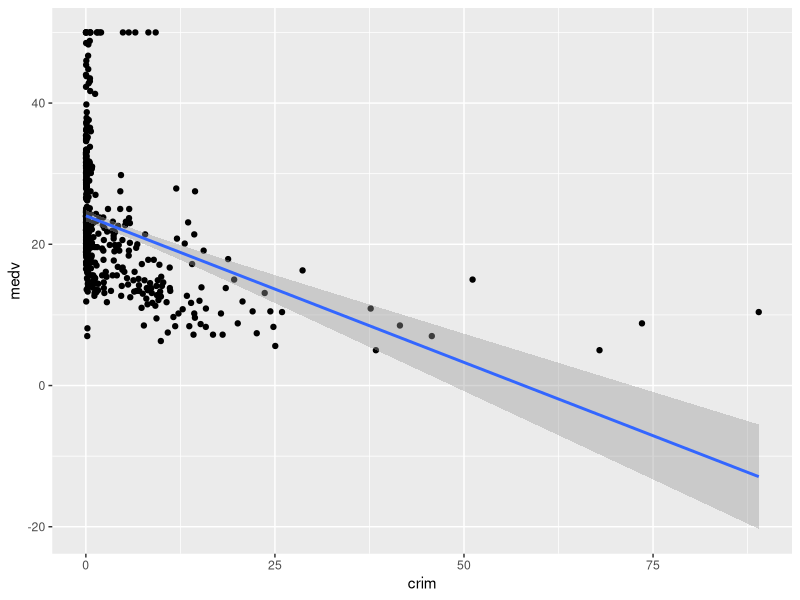
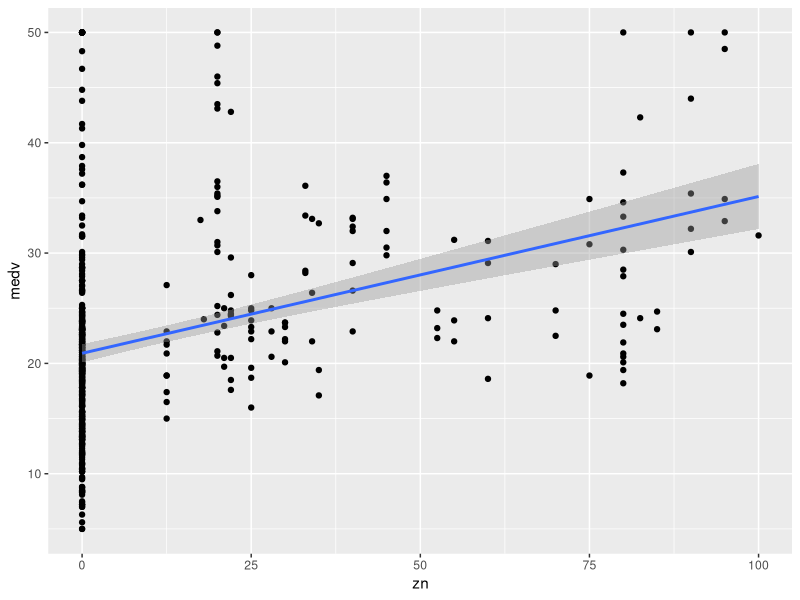
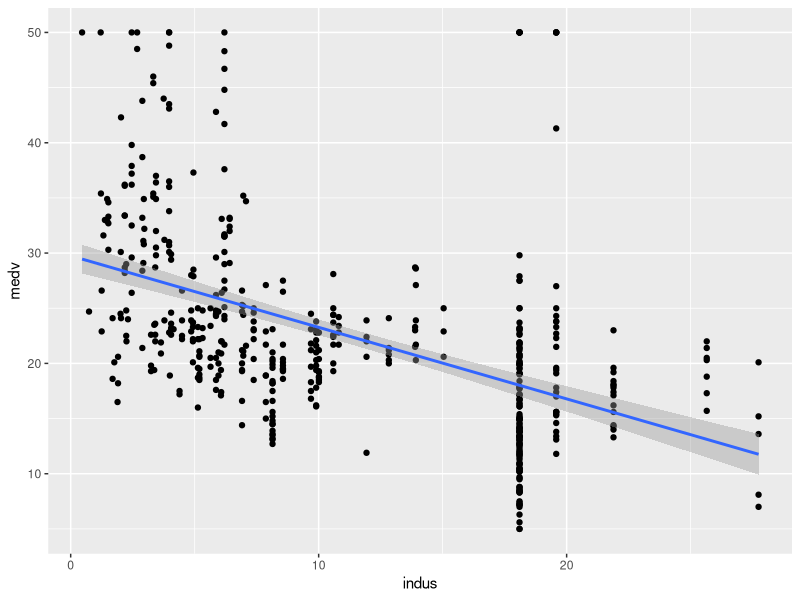
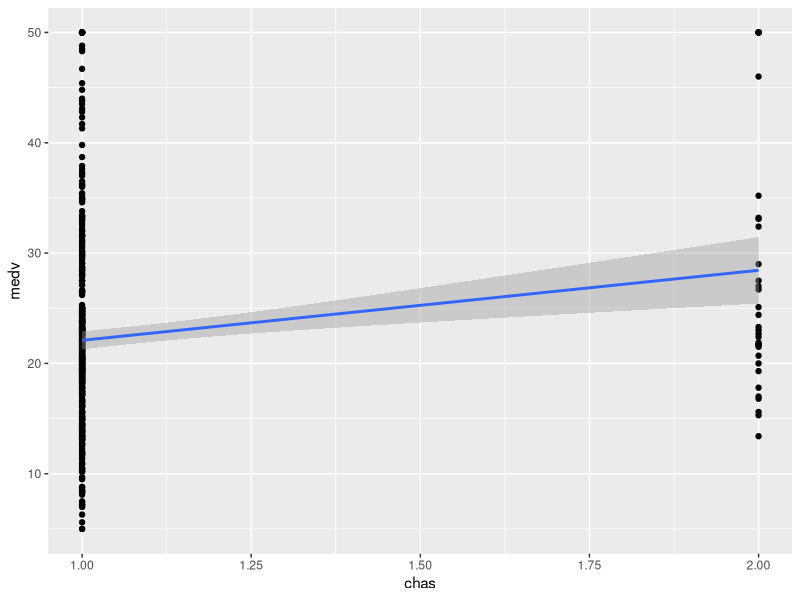
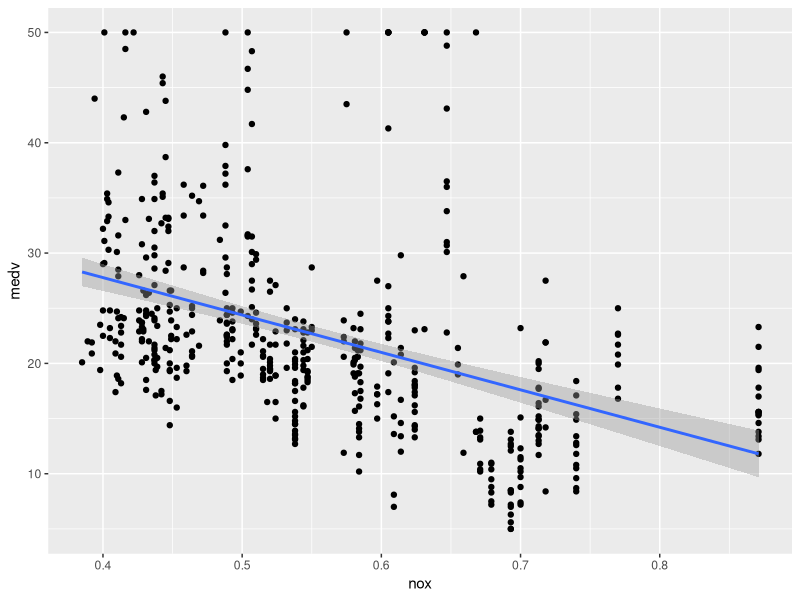
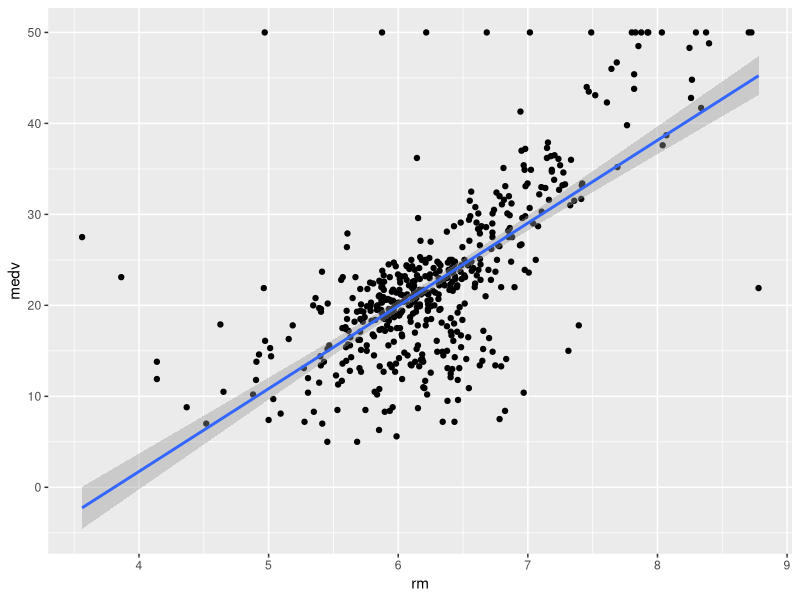
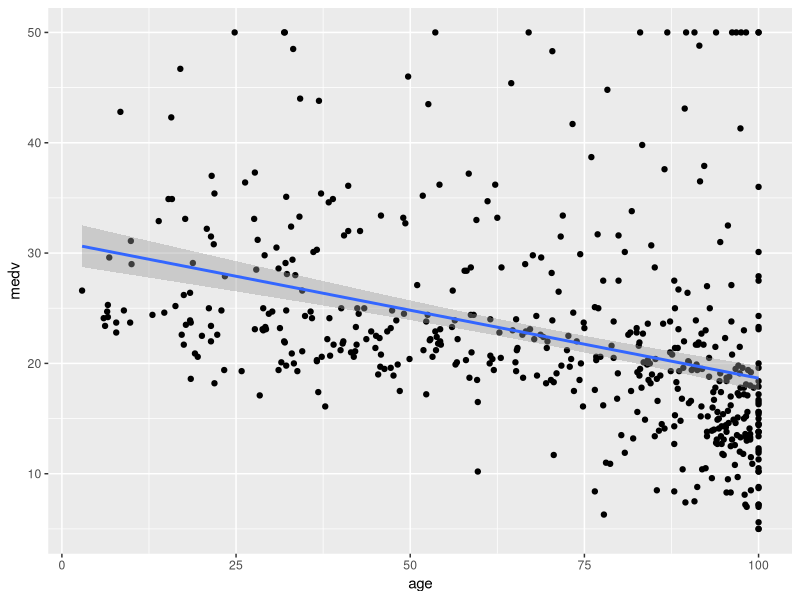
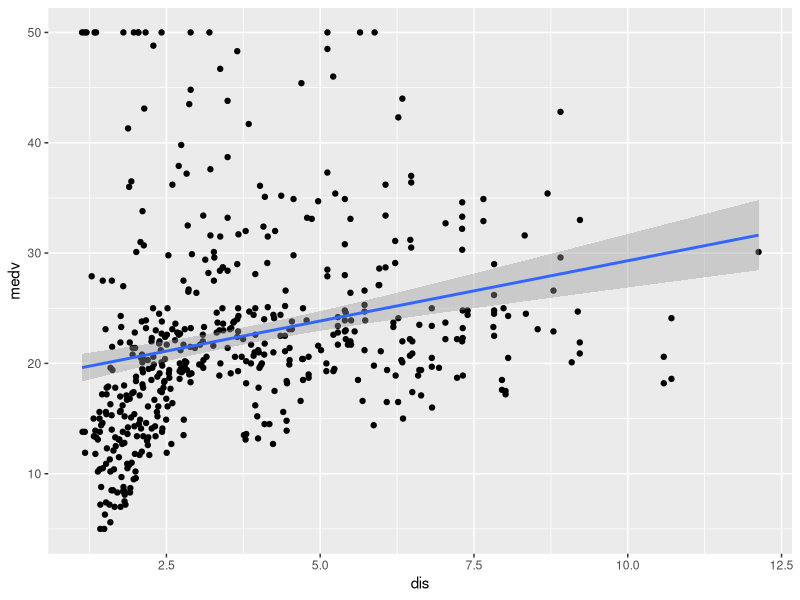

The R script that drew these images, in order: (Note: this script raises an error after producing the figures.)
library(mlbench)
require(ggplot2)
require(plyr)
require(reshape2)
require(grid)
require(lattice)
data(BostonHousing2)
help(BostonHousing2)

# Initialize dataframe and matrix
bost = BostonHousing2
rm(BostonHousing2)
for(i in 2:ncol(bost)) {
  bost[,i] = as.numeric(bost[,i])
}
bost$chas = as.numeric(bost$chas)
bostmat = as.matrix(bost[,-(1:2)])


# How many tracts differ in these categories?  Just 8.
sum(bost$medv - bost$cmedv != 0)
bost$town[bost$medv - bost$cmedv != 0]

# Check for highly correlated variables
cormat = cor(bostmat)
which(abs(cormat) > .75 & cormat < 1, arr.ind = TRUE)

# If lon and lat are modified to measure proximity from Boston's center,
# is a better model produced?
bost$londist = abs(bost$lon - (-71.0589))
bost$latdist = abs(bost$lat - 42.3601)
bost$lon = bost$lon - (-71.0589)
bost$lat = bost$lat - 42.3601
bost$dist = sqrt(bost$londist^2 + bost$latdist^2)

# Initialize model
fullmodel = lm(medv ~ londist + latdist + crim + zn + indus + chas + nox +
                 rm + age+ dis+ rad + tax + ptratio + b + lstat,
               data = bost)
sigma = summary(fullmodel)$sigma
n = nrow(bost)
p = length(fullmodel$coefficients) - 1
summary(fullmodel)


# Look for skewed data and non-linear relationships
for (var in names(bost)[-(1:6)]) {
  print(qplot(x=bost[,var], y=medv, data = bost, geom = c("point", "smooth"), method = "lm", xlab = var))
}

fullmodel2 = lm(medv ~ londist + latdist + crim + zn + indus + chas + nox +
                 rm + age+ dis+ rad + tax + ptratio + b + lstat + (crim<1),
               data = bost)

xyplot(medv ~ crim | (crim > 1), data = bost, scales = list(relation = 'free', xlim = list(c(0,1),c(0,100))))

mod = lm(medv ~ (crim<1), data = bost)

crim.splits = sapply(1:200, function(i) {
  split = i/100
  model = lm(medv ~ (crim < split), data = bost)
  return(model$coefficients[1] - model$coefficients[2])
})
qplot(x = (1:200)/100, y =  crim.splits, geom = "point", xlab = 'split value', 'medv') +
  geom_vline(xintercept = .55, col = 'red') + annotate("text", x = .65, y = 16, label = "x = .55")





mod1 = lm(medv ~ (rad > 20), data = bost)
mod2 = lm(medv ~ rad, data = bost)

mod1 = lm(medv ~ (tax > 600) + ptratio + (tax > 600)*ptratio, data = bost)

mod1 = lm(medv ~ (zn == 0) + ptratio + (zn == 0)*ptratio, bost)
mod2 = lm(medv ~ (tax>500) + ptratio + (tax>500)*ptratio, bost)






